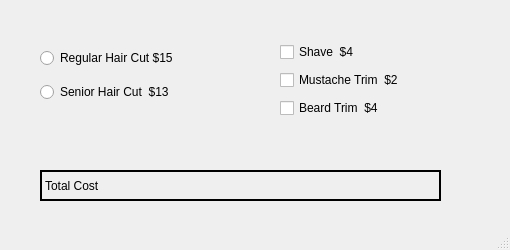
<?xml version="1.0" encoding="UTF-8"?>
<ui version="4.0">
 <class>MainWindow</class>
 <widget class="QMainWindow" name="MainWindow">
  <property name="geometry">
   <rect>
    <x>0</x>
    <y>0</y>
    <width>510</width>
    <height>250</height>
   </rect>
  </property>
  <property name="windowTitle">
   <string>MainWindow</string>
  </property>
  <widget class="QWidget" name="centralwidget">
   <widget class="QWidget" name="verticalLayoutWidget">
    <property name="geometry">
     <rect>
      <x>40</x>
      <y>40</y>
      <width>161</width>
      <height>71</height>
     </rect>
    </property>
    <layout class="QVBoxLayout" name="verticalLayout">
     <item>
      <widget class="QRadioButton" name="rb_reg_cut">
       <property name="text">
        <string>Regular Hair Cut $15</string>
       </property>
      </widget>
     </item>
     <item>
      <widget class="QRadioButton" name="rb_senior_cut">
       <property name="text">
        <string>Senior Hair Cut  $13</string>
       </property>
      </widget>
     </item>
    </layout>
   </widget>
   <widget class="QWidget" name="verticalLayoutWidget_2">
    <property name="geometry">
     <rect>
      <x>280</x>
      <y>40</y>
      <width>160</width>
      <height>80</height>
     </rect>
    </property>
    <layout class="QVBoxLayout" name="verticalLayout_2">
     <item>
      <widget class="QCheckBox" name="cb_shave">
       <property name="text">
        <string>Shave  $4</string>
       </property>
      </widget>
     </item>
     <item>
      <widget class="QCheckBox" name="cb_trim">
       <property name="text">
        <string>Mustache Trim  $2</string>
       </property>
      </widget>
     </item>
     <item>
      <widget class="QCheckBox" name="cb_beard">
       <property name="text">
        <string>Beard Trim  $4</string>
       </property>
      </widget>
     </item>
    </layout>
   </widget>
   <widget class="QLabel" name="label_cost">
    <property name="geometry">
     <rect>
      <x>40</x>
      <y>170</y>
      <width>401</width>
      <height>31</height>
     </rect>
    </property>
    <property name="frameShape">
     <enum>QFrame::WinPanel</enum>
    </property>
    <property name="text">
     <string>Total Cost</string>
    </property>
   </widget>
  </widget>
  <widget class="QStatusBar" name="statusbar"/>
 </widget>
 <resources/>
 <connections/>
</ui>
